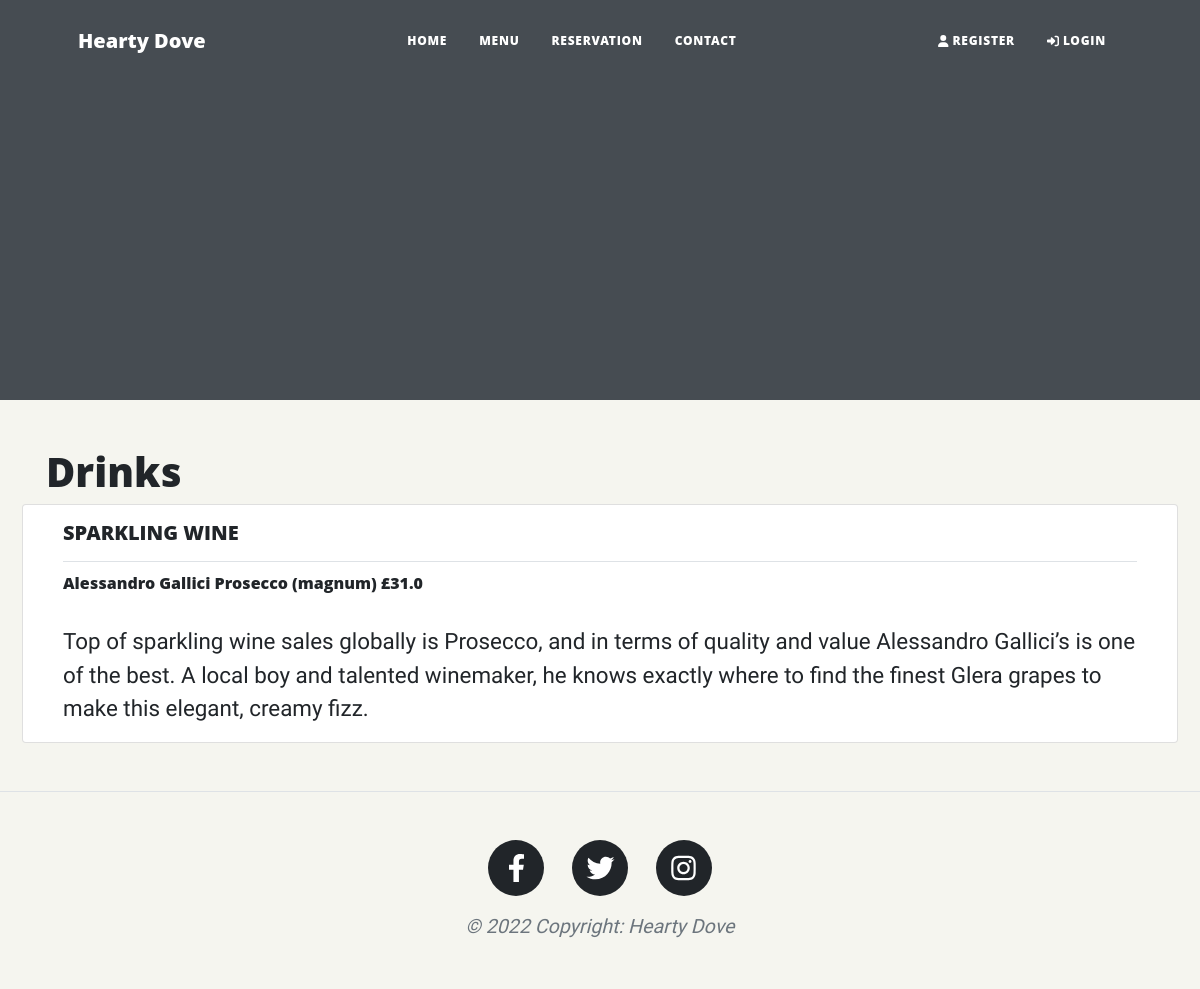
/menu/drinks, run on the app's committed database.
### menu/models/drinks.py (models this page shows, shortened)
class DrinkCategory(models.Model):
    DRINK_TYPES = (
        ('AL', 'Alcoholic drink'),
        ('NAL', 'Non-alcoholic drink'),
        ('HOT', 'Hot drink')
    )
    title = models.CharField(max_length=200, unique=True)
    drink_type = models.CharField(
        max_length=3, choices=DRINK_TYPES, default='AL')
    class Meta:
        verbose_name_plural = "drink categories"

class Drink(models.Model):
    drink_name = models.CharField(max_length=200, unique=True)
    description = models.TextField(blank=True)
    drink_category = models.ForeignKey(
        DrinkCategory, on_delete=models.CASCADE, related_name='drinks')
    dietary_info = models.TextField(blank=True)
    allergy_info = models.TextField(blank=True)
    price = models.FloatField()
    is_available = models.BooleanField(default=False)
    created_on = models.DateTimeField(auto_now_add=True)
    updated_on = models.DateTimeField(auto_now=True)
    class Meta:
        ordering = ['-is_available', '-drink_category']
    def __str__(self):
        return self.drink_name

### menu/views.py (the view)
# urls.py: path('drinks', views.DrinksList.as_view(), name='drinks')
class DrinksList(generic.ListView):
    template_name = 'menu/drinks.html'
    context_object_name = 'drinks_list'
    def get_queryset(self):
        categories = DrinkCategory.objects.select_related().filter(
            drinks__is_available=True
        )
        return {'categories': categories}

### menu/templates/menu/drinks.html
{% extends "base.html" %}
{% block content %}
  <h1>Drinks</h1>
  {% for category in drinks_list.categories %}
  <div class="card">
    <div class="card-body">
       <h5 class="card-title">{{ category.title |upper }}</h5>
       <hr />
        {% for drink in category.drinks.all %}
        <h6 class="card-subtitle mb-2">
          {{ drink }}
          <span class="price">£{{ drink.price }}</span>
        </h6>
        <p class="card-text">{{ drink.description}}</p>
        {% endfor %}
    </div>
  </div>
  {% endfor %}
{% endblock%}

### static/css/style.css (style rules this page uses)
body { background-color: #f5f5ef; font-family: 'Source Sans Pro', sans-serif; font-weight: 400; font-size: 1.4rem; }

### data on the page
DrinkCategory: title "SPARKLING WINE"
Drink: drink_name "Alessandro Gallici Prosecco (magnum)", price "31.0", description "Top of sparkling wine sales globally is Prosecco, and in terms of quality and value Alessandro Gallici’s is one of the best. A local boy and talented winemaker, he knows exactly where to find the finest Glera grapes to make this elegant, creamy fizz."
